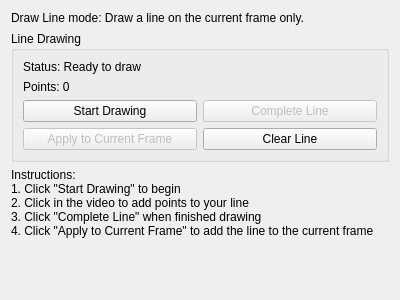
<?xml version="1.0" encoding="UTF-8"?>
<ui version="4.0">
 <class>LineDrawSelectionWidget</class>
 <widget class="QWidget" name="LineDrawSelectionWidget">
  <property name="geometry">
   <rect>
    <x>0</x>
    <y>0</y>
    <width>400</width>
    <height>300</height>
   </rect>
  </property>
  <property name="windowTitle">
   <string>Form</string>
  </property>
  <layout class="QVBoxLayout" name="verticalLayout">
   <item>
    <widget class="QLabel" name="descriptionLabel">
     <property name="text">
      <string>Draw Line mode: Draw a line on the current frame only.</string>
     </property>
     <property name="wordWrap">
      <bool>true</bool>
     </property>
    </widget>
   </item>
   <item>
    <widget class="QGroupBox" name="drawingGroupBox">
     <property name="title">
      <string>Line Drawing</string>
     </property>
     <layout class="QVBoxLayout" name="drawingLayout">
      <item>
       <widget class="QLabel" name="statusLabel">
        <property name="text">
         <string>Status: Ready to draw</string>
        </property>
       </widget>
      </item>
      <item>
       <widget class="QLabel" name="pointsLabel">
        <property name="text">
         <string>Points: 0</string>
        </property>
       </widget>
      </item>
      <item>
       <layout class="QHBoxLayout" name="buttonLayout">
        <item>
         <widget class="QPushButton" name="startDrawingButton">
          <property name="text">
           <string>Start Drawing</string>
          </property>
         </widget>
        </item>
        <item>
         <widget class="QPushButton" name="completeDrawingButton">
          <property name="enabled">
           <bool>false</bool>
          </property>
          <property name="text">
           <string>Complete Line</string>
          </property>
         </widget>
        </item>
       </layout>
      </item>
      <item>
       <layout class="QHBoxLayout" name="actionLayout">
        <item>
         <widget class="QPushButton" name="applyToCurrentFrameButton">
          <property name="enabled">
           <bool>false</bool>
          </property>
          <property name="text">
           <string>Apply to Current Frame</string>
          </property>
         </widget>
        </item>
        <item>
         <widget class="QPushButton" name="clearLineButton">
          <property name="text">
           <string>Clear Line</string>
          </property>
         </widget>
        </item>
       </layout>
      </item>
     </layout>
    </widget>
   </item>
   <item>
    <widget class="QLabel" name="instructionsLabel">
     <property name="text">
      <string>Instructions:
1. Click "Start Drawing" to begin
2. Click in the video to add points to your line
3. Click "Complete Line" when finished drawing
4. Click "Apply to Current Frame" to add the line to the current frame</string>
     </property>
     <property name="wordWrap">
      <bool>true</bool>
     </property>
    </widget>
   </item>
   <item>
    <spacer name="verticalSpacer">
     <property name="orientation">
      <enum>Qt::Orientation::Vertical</enum>
     </property>
     <property name="sizeHint" stdset="0">
      <size>
       <width>20</width>
       <height>40</height>
      </size>
     </property>
    </spacer>
   </item>
  </layout>
 </widget>
 <resources/>
 <connections/>
</ui>
